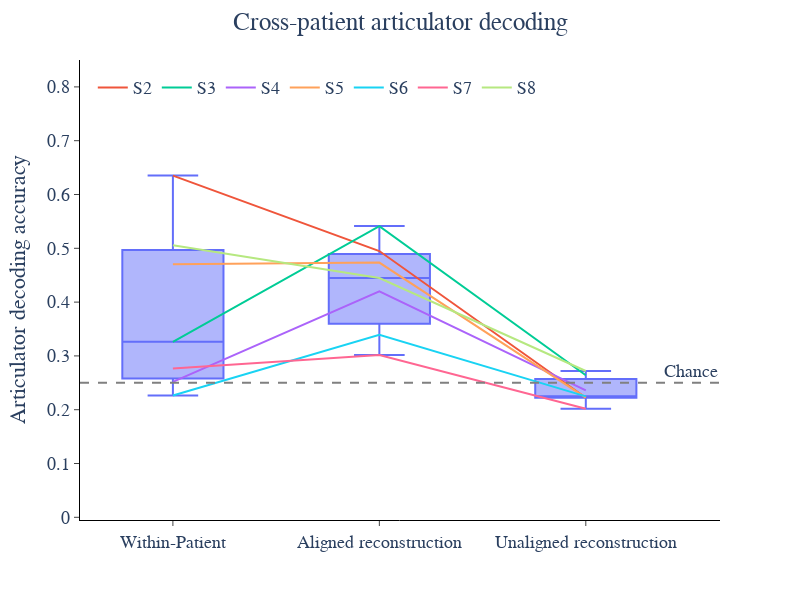

The cell this chart's notebook holds for it:
### Code cell
fig = px.line(recon_acc_df, x='Condition', y="Decoding Accuracy", color='Patient', width=800, height=600, color_discrete_sequence=px.colors.qualitative.Plotly[1:])
fig.add_traces(px.box(recon_acc_df, x='Condition', y="Decoding Accuracy").data)

fig.add_hline(y=1/4, line_dash='dash', line_color='grey', annotation_text='Chance', annotation_position='top right')
fig.update_layout(
    plot_bgcolor='white',
    legend=dict(
        orientation='h',
        yanchor='top',
        y=0.98,
        xanchor='left',
        x=0.02,
        title_text=''
    ),
    # showlegend=False,
    title_text='Cross-patient articulator decoding',
    title_x=0.5,
    font=dict(size=18, family='Arial')
)
fig.update_xaxes(
    title='',
    mirror=False,
    ticks='outside',
    showline=True,
    linecolor='black',
    showgrid=False,
    # tickvals=[0,1],
    range=[-0.45, 2.65],
    # ticktext=['Patient-Specific', 'Shared Neural<br>Latent Space'],
)
fig.update_yaxes(
    title='Articulator decoding accuracy',
    mirror=False,
    ticks='outside',
    showline=True,
    linecolor='black',
    showgrid=False,
    range=[-0.005, 0.85]
)

fig.show()

### Figure 1 — Plotly figure (JSON) as saved in the notebook; plotly's stock layout.template omitted (floating-point values rounded to 4 significant figures)
{"data": [{"hovertemplate": "Patient=S2<br>Condition=%{x}<br>Decoding Accuracy=%{y}<extra></extra>", "legendgroup": "S2", "line": {"color": "#EF553B", "dash": "solid"}, "marker": {"symbol": "circle"}, "mode": "lines", "name": "S2", "orientation": "v", "showlegend": true, "type": "scatter", "x": ["Within-Patient", "Aligned reconstruction", "Unaligned reconstruction"], "xaxis": "x", "y": [0.6351, 0.4949, 0.2223], "yaxis": "y"}, {"hovertemplate": "Patient=S3<br>Condition=%{x}<br>Decoding Accuracy=%{y}<extra></extra>", "legendgroup": "S3", "line": {"color": "#00CC96", "dash": "solid"}, "marker": {"symbol": "circle"}, "mode": "lines", "name": "S3", "orientation": "v", "showlegend": true, "type": "scatter", "x": ["Within-Patient", "Aligned reconstruction", "Unaligned reconstruction"], "xaxis": "x", "y": [0.3261, 0.5413, 0.2641], "yaxis": "y"}, {"hovertemplate": "Patient=S4<br>Condition=%{x}<br>Decoding Accuracy=%{y}<extra></extra>", "legendgroup": "S4", "line": {"color": "#AB63FA", "dash": "solid"}, "marker": {"symbol": "circle"}, "mode": "lines", "name": "S4", "orientation": "v", "showlegend": true, "type": "scatter", "x": ["Within-Patient", "Aligned reconstruction", "Unaligned reconstruction"], "xaxis": "x", "y": [0.2517, 0.4202, 0.2358], "yaxis": "y"}, {"hovertemplate": "Patient=S5<br>Condition=%{x}<br>Decoding Accuracy=%{y}<extra></extra>", "legendgroup": "S5", "line": {"color": "#FFA15A", "dash": "solid"}, "marker": {"symbol": "circle"}, "mode": "lines", "name": "S5", "orientation": "v", "showlegend": true, "type": "scatter", "x": ["Within-Patient", "Aligned reconstruction", "Unaligned reconstruction"], "xaxis": "x", "y": [0.4702, 0.4735, 0.2225], "yaxis": "y"}, {"hovertemplate": "Patient=S6<br>Condition=%{x}<br>Decoding Accuracy=%{y}<extra></extra>", "legendgroup": "S6", "line": {"color": "#19D3F3", "dash": "solid"}, "marker": {"symbol": "circle"}, "mode": "lines", "name": "S6", "orientation": "v", "showlegend": true, "type": "scatter", "x": ["Within-Patient", "Aligned reconstruction", "Unaligned reconstruction"], "xaxis": "x", "y": [0.2263, 0.3394, 0.2248], "yaxis": "y"}, {"hovertemplate": "Patient=S7<br>Condition=%{x}<br>Decoding Accuracy=%{y}<extra></extra>", "legendgroup": "S7", "line": {"color": "#FF6692", "dash": "solid"}, "marker": {"symbol": "circle"}, "mode": "lines", "name": "S7", "orientation": "v", "showlegend": true, "type": "scatter", "x": ["Within-Patient", "Aligned reconstruction", "Unaligned reconstruction"], "xaxis": "x", "y": [0.2766, 0.3018, 0.2018], "yaxis": "y"}, {"hovertemplate": "Patient=S8<br>Condition=%{x}<br>Decoding Accuracy=%{y}<extra></extra>", "legendgroup": "S8", "line": {"color": "#B6E880", "dash": "solid"}, "marker": {"symbol": "circle"}, "mode": "lines", "name": "S8", "orientation": "v", "showlegend": true, "type": "scatter", "x": ["Within-Patient", "Aligned reconstruction", "Unaligned reconstruction"], "xaxis": "x", "y": [0.5056, 0.4447, 0.2719], "yaxis": "y"}, {"alignmentgroup": "True", "hovertemplate": "Condition=%{x}<br>Decoding Accuracy=%{y}<extra></extra>", "legendgroup": "", "marker": {"color": "#636efa"}, "name": "", "notched": false, "offsetgroup": "", "orientation": "v", "showlegend": false, "type": "box", "x": ["Within-Patient", "Within-Patient", "Within-Patient", "Within-Patient", "Within-Patient", "Within-Patient", "Within-Patient", "Aligned reconstruction", "Aligned reconstruction", "Aligned reconstruction", "Aligned reconstruction", "Aligned reconstruction", "Aligned reconstruction", "Aligned reconstruction", "Unaligned reconstruction", "Unaligned reconstruction", "Unaligned reconstruction", "Unaligned reconstruction", "Unaligned reconstruction", "Unaligned reconstruction", "Unaligned reconstruction"], "x0": " ", "xaxis": "x", "y": [0.6351, 0.3261, 0.2517, 0.4702, 0.2263, 0.2766, 0.5056, 0.4949, 0.5413, 0.4202, 0.4735, 0.3394, 0.3018, 0.4447, 0.2223, 0.2641, 0.2358, 0.2225, 0.2248, 0.2018, 0.2719], "y0": " ", "yaxis": "y"}], "layout": {"annotations": [{"showarrow": false, "text": "Chance", "x": 1, "xanchor": "right", "xref": "x domain", "y": 0.25, "yanchor": "bottom", "yref": "y"}], "font": {"family": "Arial", "size": 18}, "height": 600, "legend": {"orientation": "h", "title": {"text": ""}, "tracegroupgap": 0, "x": 0.02, "xanchor": "left", "y": 0.98, "yanchor": "top"}, "margin": {"t": 60}, "plot_bgcolor": "white", "shapes": [{"line": {"color": "grey", "dash": "dash"}, "type": "line", "x0": 0, "x1": 1, "xref": "x domain", "y0": 0.25, "y1": 0.25, "yref": "y"}], "title": {"text": "Cross-patient articulator decoding", "x": 0.5}, "width": 800, "xaxis": {"anchor": "y", "domain": [0, 1], "linecolor": "black", "mirror": false, "range": [-0.45, 2.65], "showgrid": false, "showline": true, "ticks": "outside", "title": {"text": ""}}, "yaxis": {"anchor": "x", "domain": [0, 1], "linecolor": "black", "mirror": false, "range": [-0.005, 0.85], "showgrid": false, "showline": true, "ticks": "outside", "title": {"text": "Articulator decoding accuracy"}}}}
